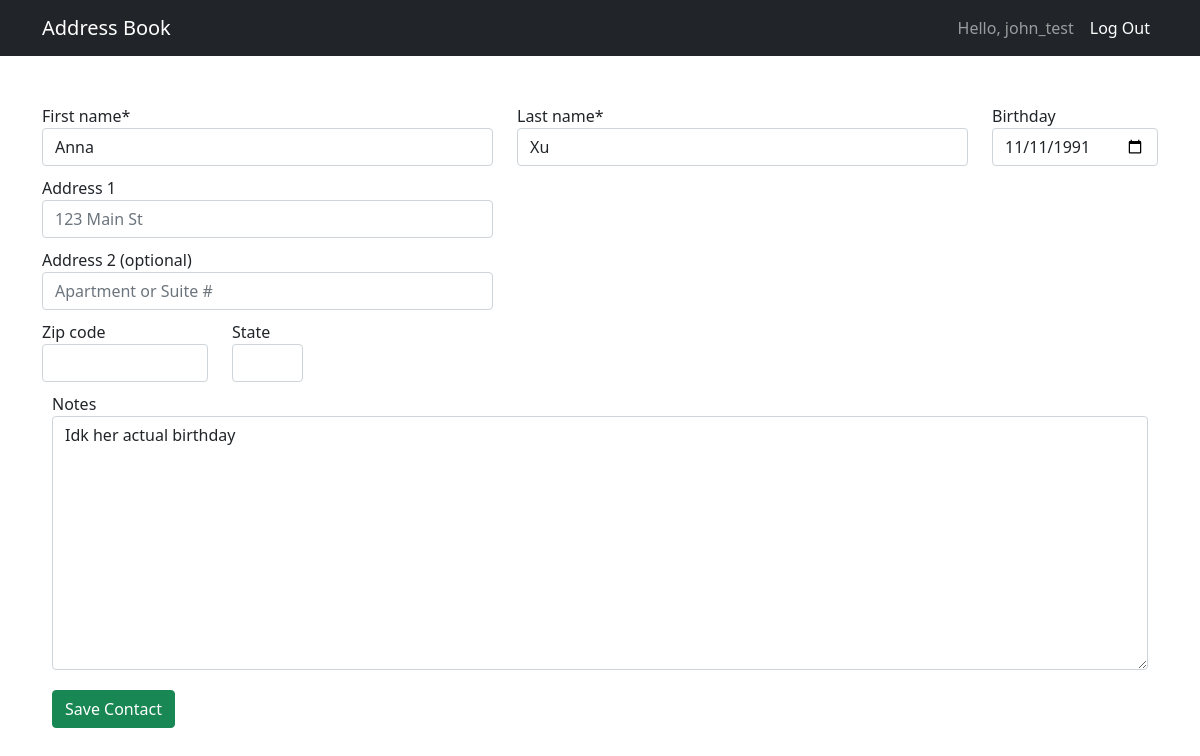
/update_contact/10 (signed in), run on an earlier commit of the app's database.
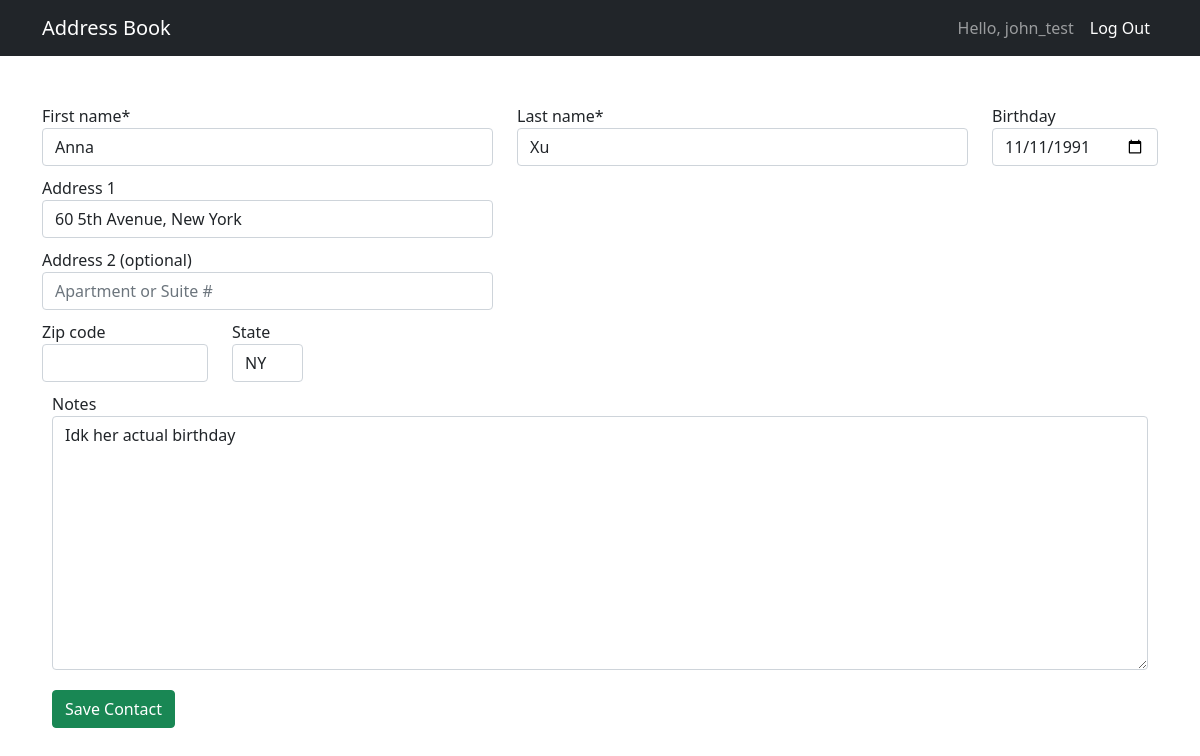
And on a later commit of the database.
### directory/models.py (models this page shows, shortened)
class Contact(models.Model):
    first_name = models.CharField(max_length=20)
    last_name = models.CharField(max_length=20)
    email = models.EmailField(blank=True, null=True)
    birthday = models.DateField('Birthday', blank=True, null=True)
    notes = models.TextField('Notes', max_length=500, blank=True)
    username = models.ForeignKey(User, blank=True, null=True, on_delete=models.CASCADE)
    address_line1 = models.CharField(max_length = 50, null=True, blank=True)
    address_line2 = models.CharField(max_length = 50, null=True, blank=True)
    address_ZIP = models.CharField(max_length = 5, null=True, blank=True)
    address_state = models.CharField(max_length = 50, null=True, blank=True)
    self_contact = models.BooleanField(default=False)

### directory/views.py (the view, shortened to what this page needs)
# urls.py: path('update_contact/<int:pk>', UpdateContactView.as_view(), name='update-contact'),
class UpdateContactView(LoginRequiredMixin, UserPassesTestMixin, UpdateView):
    model = Contact
    context_object_name = 'contact'
    form_class = ContactForm
    template_name = 'directory/add_contact.html'
    def test_func(self):
        obj = self.get_object()
        return obj.username == self.request.user

### directory/templates/directory/add_contact.html (shortened to what this page needs)
{% extends "base.html" %}
{% load crispy_forms_tags %}
{% load static %}
{% block extra_head %}
    <link rel="stylesheet" href="{% static 'css/contact.css' %}"></link>
{% endblock %}
{% block content %}
    <form method="post" class='form-inline' novalidate>
        <div class="row">
            <div class="form-group col-5">
                {{ form.first_name|as_crispy_field }}
            </div>
            <div class="form-group col-5">
                {{ form.last_name|as_crispy_field }}
            </div>
            <div class="form-group col-2">
                {{ form.birthday|as_crispy_field }}
            </div>
        </div>
        <div class="row">
            <div class="form-group col-5">
                {{ form.address_line1|as_crispy_field }}
            </div>
        </div>
        <div class="row">
            <div class="form-group col-5">
                {{ form.address_line2|as_crispy_field }}
            </div>
        </div>
        <div class="row">
            <div class="form-group col-2">
                {{ form.address_ZIP|as_crispy_field }}
            </div>
            <div class="form-group col-1">
                {{ form.address_state|as_crispy_field }}
            </div>
        </div>
        </div>
        <div style="padding: 10px">
            {{ form.notes|as_crispy_field }}
        </div>
        <div style="padding: 10px">
            <button type="submit" class="btn btn-success">Save Contact</button>
        </div>
{% endblock content %}

What changed in the data, as far as the page shows it:
changed Contact "Anna": address_line1 (not shown) → "60 5th Avenue, New York"; address_state (not shown) → "NY"
